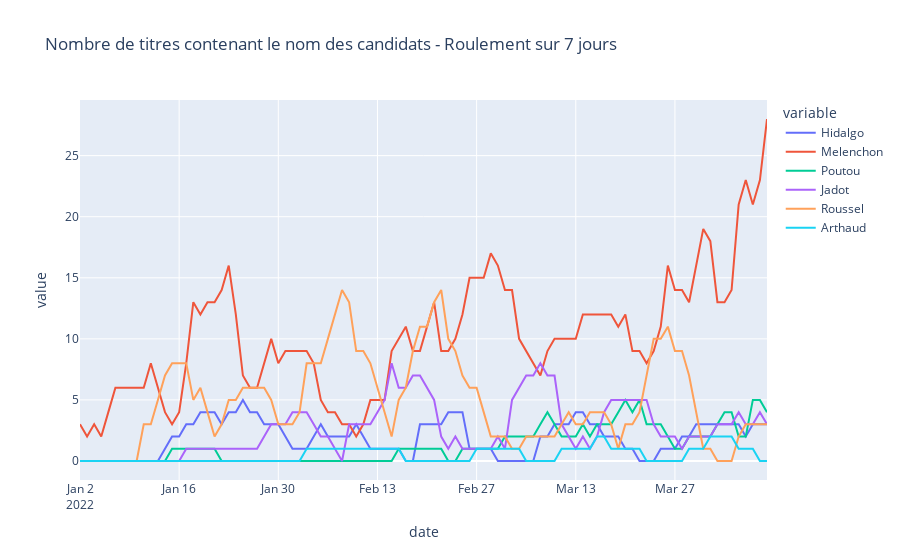

The code cell stored with this chart in its notebook:
### Code cell
rs_df_01_04.plot(x='date', y=left_candidates, title = "Nombre de titres contenant le nom des candidats - Roulement sur 7 jours")
